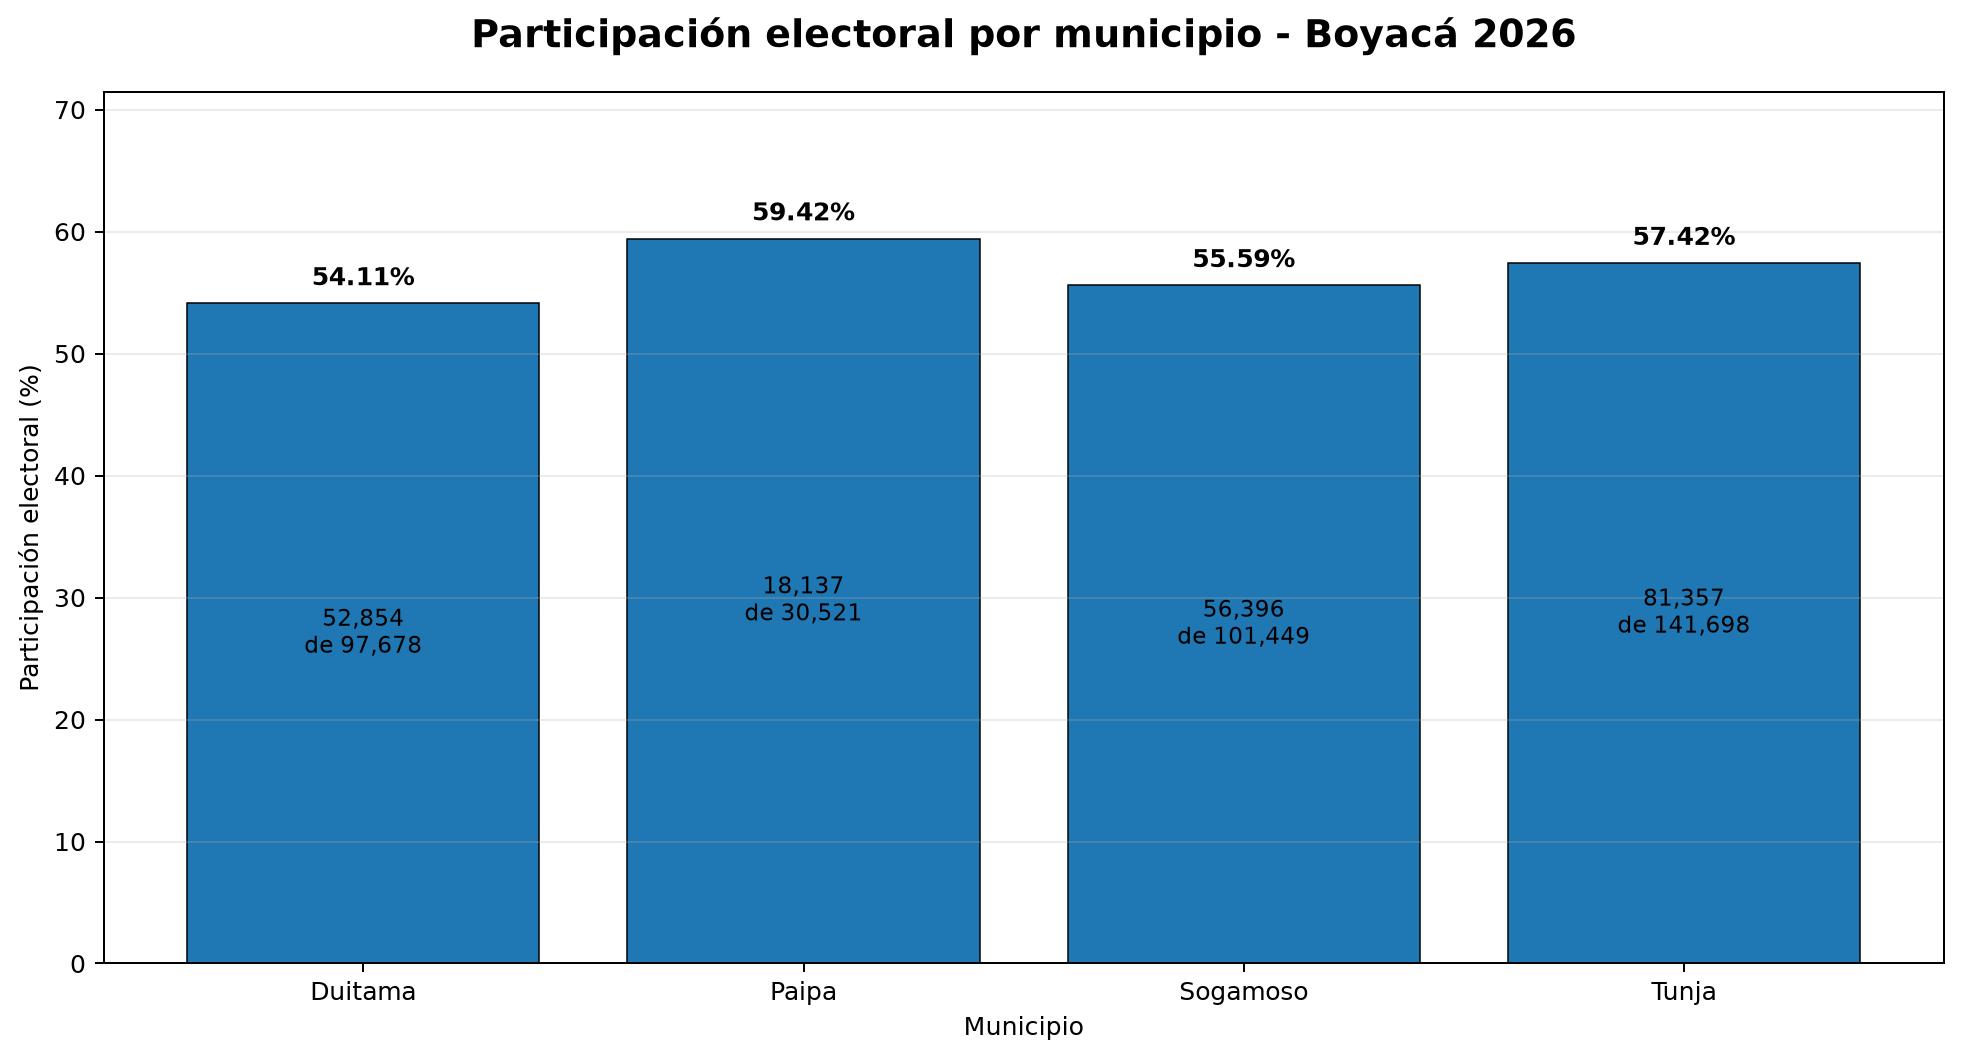

Write Python code to recreate this figure.
"""Genera una grafica de participacion electoral por municipio."""

from __future__ import annotations

import sqlite3
from pathlib import Path

import matplotlib.pyplot as plt


ROOT = Path(__file__).resolve().parents[1]
DB_PATH = ROOT / "db" / "puestos_2026.db"
OUTPUT_PATH = ROOT / "viz" / "participacion_municipio.png"


def main() -> None:
    if not DB_PATH.exists():
        raise FileNotFoundError(
            f"No se encontro la base de datos: {DB_PATH}"
        )

    conexion = sqlite3.connect(DB_PATH)

    try:
        cursor = conexion.execute(
            """
            SELECT
                mu.nombre AS municipio,
                SUM(COALESCE(m.potencial_sufragantes, 0)) AS potencial,
                SUM(COALESCE(m.total_votantes, 0)) AS votantes
            FROM municipios mu
            INNER JOIN puestos p
                ON p.municipio_id = mu.id
            INNER JOIN mesas m
                ON m.puesto_id = p.id
            GROUP BY mu.id, mu.nombre
            ORDER BY mu.nombre;
            """
        )

        filas = cursor.fetchall()

    finally:
        conexion.close()

    if not filas:
        raise RuntimeError(
            "La consulta no devolvio informacion."
        )

    municipios = [fila[0].title() for fila in filas]
    potenciales = [int(fila[1] or 0) for fila in filas]
    votantes = [int(fila[2] or 0) for fila in filas]

    porcentajes = [
        (votante / potencial * 100) if potencial else 0
        for potencial, votante in zip(potenciales, votantes)
    ]

    figura, eje = plt.subplots(figsize=(11, 6))

    barras = eje.bar(
        municipios,
        porcentajes,
        edgecolor="black",
        linewidth=0.6,
    )

    eje.set_title(
        "Participaci\u00f3n electoral por municipio - Boyac\u00e1 2026",
        fontsize=15,
        fontweight="bold",
        pad=18,
    )

    eje.set_xlabel("Municipio")
    eje.set_ylabel("Participaci\u00f3n electoral (%)")
    eje.set_ylim(0, max(porcentajes) + 12)
    eje.grid(axis="y", alpha=0.25)

    for barra, porcentaje, votante, potencial in zip(
        barras,
        porcentajes,
        votantes,
        potenciales,
    ):
        eje.text(
            barra.get_x() + barra.get_width() / 2,
            barra.get_height() + 1,
            f"{porcentaje:.2f}%",
            ha="center",
            va="bottom",
            fontsize=10,
            fontweight="bold",
        )

        eje.text(
            barra.get_x() + barra.get_width() / 2,
            barra.get_height() / 2,
            f"{votante:,}\nde {potencial:,}",
            ha="center",
            va="center",
            fontsize=9,
        )

    figura.tight_layout()
    figura.savefig(
        OUTPUT_PATH,
        dpi=180,
        bbox_inches="tight",
    )

    plt.close(figura)

    print(f"Grafica generada: {OUTPUT_PATH}")


if __name__ == "__main__":
    main()
